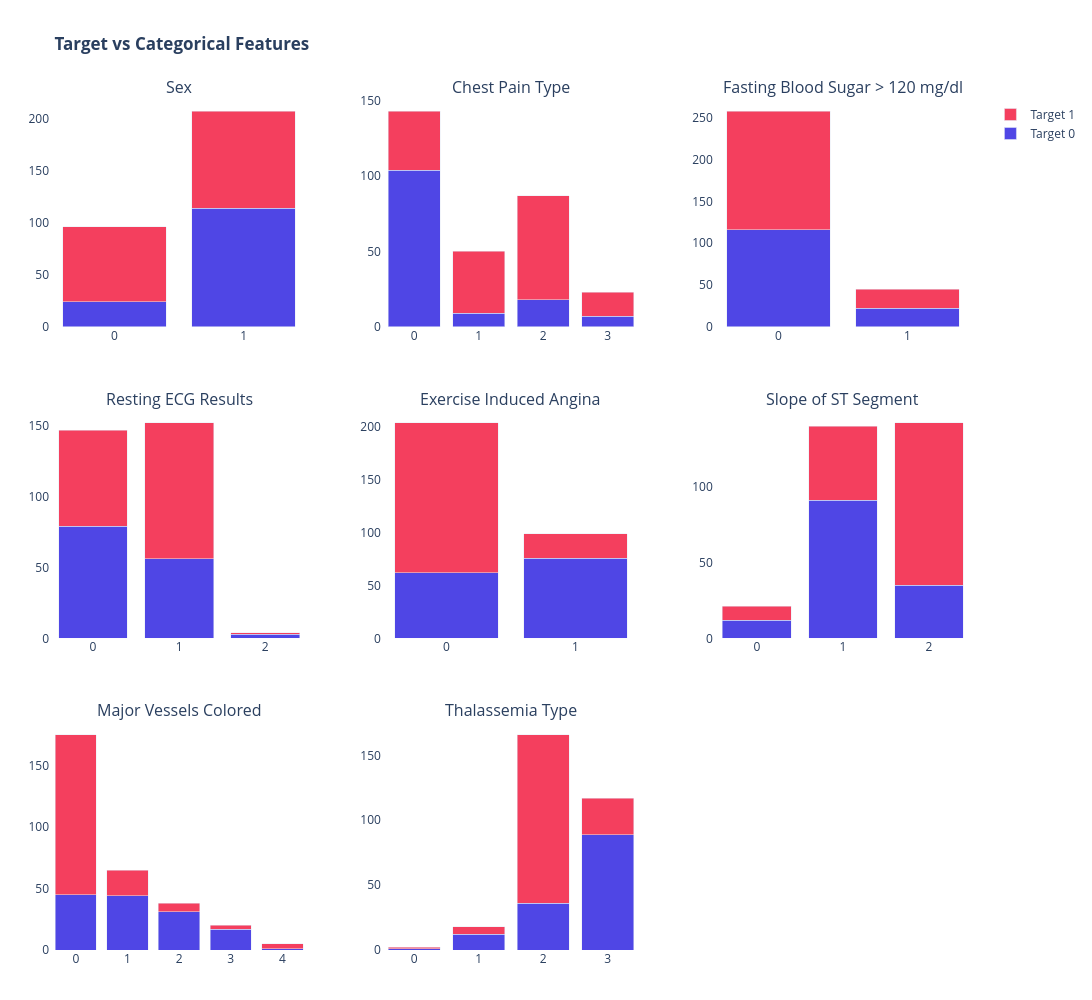

Here is the notebook cell this chart was saved with:
### Markdown cell above
### 3.4. Target vs. Categorical Features
We cross-tabulate target outcomes with categorical features using stacked bar charts to find key associations.

### Code cell
"""
(Main Code)
fig,ax = plt.subplots(3,3,figsize=(15, 15))
plot_columns = [col for col in columns if col != 'target']
for i, col in enumerate(plot_columns):
    x=i//3
    y=i%3
    pd.crosstab(df[col], df['target']).plot(kind='bar', stacked=True, ax=ax[x,y])
plt.show()
"""

# ── Target vs Categorical Features (PLOTLY PRO VERSION) ──
plot_columns = [col for col in columns if col != 'target']

n_cols = 3
n_rows = -(-len(plot_columns) // n_cols)

fig = make_subplots(
    rows=n_rows, cols=n_cols,
    subplot_titles=[cat_labels.get(c, c) for c in plot_columns],
    vertical_spacing=0.1,
    horizontal_spacing=0.08
)

for i, col in enumerate(plot_columns):
    row = (i // n_cols) + 1
    col_idx = (i % n_cols) + 1
    
    ct = pd.crosstab(df[col], df['target'])
    
    for j, target_val in enumerate(ct.columns):
        fig.add_trace(
            go.Bar(
                x=ct.index.astype(str),
                y=ct[target_val],
                name=f'Target {target_val}',
                marker_color=premium_colors[j],
                showlegend=(i == 0) # Only show legend once
            ),
            row=row, col=col_idx
        )

fig.update_layout(
    barmode='stack',
    height=1000,
    width=1150,
    title_text='<b>Target vs Categorical Features</b>',
    margin=dict(l=50, r=30, t=100, b=50),
    plot_bgcolor='white'
)
fig.show()

### Figure 1 — Plotly figure (JSON) as saved in the notebook; plotly's stock layout.template omitted (floating-point values rounded to 4 significant figures)
{"data": [{"marker": {"color": "#4F46E5"}, "name": "Target 0", "showlegend": true, "type": "bar", "x": ["0", "1"], "xaxis": "x", "y": [24, 114], "yaxis": "y"}, {"marker": {"color": "#F43F5E"}, "name": "Target 1", "showlegend": true, "type": "bar", "x": ["0", "1"], "xaxis": "x", "y": [72, 93], "yaxis": "y"}, {"marker": {"color": "#4F46E5"}, "name": "Target 0", "showlegend": false, "type": "bar", "x": ["0", "1", "2", "3"], "xaxis": "x2", "y": [104, 9, 18, 7], "yaxis": "y2"}, {"marker": {"color": "#F43F5E"}, "name": "Target 1", "showlegend": false, "type": "bar", "x": ["0", "1", "2", "3"], "xaxis": "x2", "y": [39, 41, 69, 16], "yaxis": "y2"}, {"marker": {"color": "#4F46E5"}, "name": "Target 0", "showlegend": false, "type": "bar", "x": ["0", "1"], "xaxis": "x3", "y": [116, 22], "yaxis": "y3"}, {"marker": {"color": "#F43F5E"}, "name": "Target 1", "showlegend": false, "type": "bar", "x": ["0", "1"], "xaxis": "x3", "y": [142, 23], "yaxis": "y3"}, {"marker": {"color": "#4F46E5"}, "name": "Target 0", "showlegend": false, "type": "bar", "x": ["0", "1", "2"], "xaxis": "x4", "y": [79, 56, 3], "yaxis": "y4"}, {"marker": {"color": "#F43F5E"}, "name": "Target 1", "showlegend": false, "type": "bar", "x": ["0", "1", "2"], "xaxis": "x4", "y": [68, 96, 1], "yaxis": "y4"}, {"marker": {"color": "#4F46E5"}, "name": "Target 0", "showlegend": false, "type": "bar", "x": ["0", "1"], "xaxis": "x5", "y": [62, 76], "yaxis": "y5"}, {"marker": {"color": "#F43F5E"}, "name": "Target 1", "showlegend": false, "type": "bar", "x": ["0", "1"], "xaxis": "x5", "y": [142, 23], "yaxis": "y5"}, {"marker": {"color": "#4F46E5"}, "name": "Target 0", "showlegend": false, "type": "bar", "x": ["0", "1", "2"], "xaxis": "x6", "y": [12, 91, 35], "yaxis": "y6"}, {"marker": {"color": "#F43F5E"}, "name": "Target 1", "showlegend": false, "type": "bar", "x": ["0", "1", "2"], "xaxis": "x6", "y": [9, 49, 107], "yaxis": "y6"}, {"marker": {"color": "#4F46E5"}, "name": "Target 0", "showlegend": false, "type": "bar", "x": ["0", "1", "2", "3", "4"], "xaxis": "x7", "y": [45, 44, 31, 17, 1], "yaxis": "y7"}, {"marker": {"color": "#F43F5E"}, "name": "Target 1", "showlegend": false, "type": "bar", "x": ["0", "1", "2", "3", "4"], "xaxis": "x7", "y": [130, 21, 7, 3, 4], "yaxis": "y7"}, {"marker": {"color": "#4F46E5"}, "name": "Target 0", "showlegend": false, "type": "bar", "x": ["0", "1", "2", "3"], "xaxis": "x8", "y": [1, 12, 36, 89], "yaxis": "y8"}, {"marker": {"color": "#F43F5E"}, "name": "Target 1", "showlegend": false, "type": "bar", "x": ["0", "1", "2", "3"], "xaxis": "x8", "y": [1, 6, 130, 28], "yaxis": "y8"}], "layout": {"annotations": [{"font": {"size": 16}, "showarrow": false, "text": "Sex", "x": 0.14, "xanchor": "center", "xref": "paper", "y": 1, "yanchor": "bottom", "yref": "paper"}, {"font": {"size": 16}, "showarrow": false, "text": "Chest Pain Type", "x": 0.5, "xanchor": "center", "xref": "paper", "y": 1, "yanchor": "bottom", "yref": "paper"}, {"font": {"size": 16}, "showarrow": false, "text": "Fasting Blood Sugar > 120 mg/dl", "x": 0.86, "xanchor": "center", "xref": "paper", "y": 1, "yanchor": "bottom", "yref": "paper"}, {"font": {"size": 16}, "showarrow": false, "text": "Resting ECG Results", "x": 0.14, "xanchor": "center", "xref": "paper", "y": 0.6333, "yanchor": "bottom", "yref": "paper"}, {"font": {"size": 16}, "showarrow": false, "text": "Exercise Induced Angina", "x": 0.5, "xanchor": "center", "xref": "paper", "y": 0.6333, "yanchor": "bottom", "yref": "paper"}, {"font": {"size": 16}, "showarrow": false, "text": "Slope of ST Segment", "x": 0.86, "xanchor": "center", "xref": "paper", "y": 0.6333, "yanchor": "bottom", "yref": "paper"}, {"font": {"size": 16}, "showarrow": false, "text": "Major Vessels Colored", "x": 0.14, "xanchor": "center", "xref": "paper", "y": 0.2667, "yanchor": "bottom", "yref": "paper"}, {"font": {"size": 16}, "showarrow": false, "text": "Thalassemia Type", "x": 0.5, "xanchor": "center", "xref": "paper", "y": 0.2667, "yanchor": "bottom", "yref": "paper"}], "barmode": "stack", "height": 1000, "margin": {"b": 50, "l": 50, "r": 30, "t": 100}, "plot_bgcolor": "white", "title": {"text": "<b>Target vs Categorical Features</b>"}, "width": 1150, "xaxis": {"anchor": "y", "domain": [0, 0.28]}, "xaxis2": {"anchor": "y2", "domain": [0.36, 0.64]}, "xaxis3": {"anchor": "y3", "domain": [0.72, 1]}, "xaxis4": {"anchor": "y4", "domain": [0, 0.28]}, "xaxis5": {"anchor": "y5", "domain": [0.36, 0.64]}, "xaxis6": {"anchor": "y6", "domain": [0.72, 1]}, "xaxis7": {"anchor": "y7", "domain": [0, 0.28]}, "xaxis8": {"anchor": "y8", "domain": [0.36, 0.64]}, "xaxis9": {"anchor": "y9", "domain": [0.72, 1]}, "yaxis": {"anchor": "x", "domain": [0.7333, 1]}, "yaxis2": {"anchor": "x2", "domain": [0.7333, 1]}, "yaxis3": {"anchor": "x3", "domain": [0.7333, 1]}, "yaxis4": {"anchor": "x4", "domain": [0.3667, 0.6333]}, "yaxis5": {"anchor": "x5", "domain": [0.3667, 0.6333]}, "yaxis6": {"anchor": "x6", "domain": [0.3667, 0.6333]}, "yaxis7": {"anchor": "x7", "domain": [0, 0.2667]}, "yaxis8": {"anchor": "x8", "domain": [0, 0.2667]}, "yaxis9": {"anchor": "x9", "domain": [0, 0.2667]}}}
